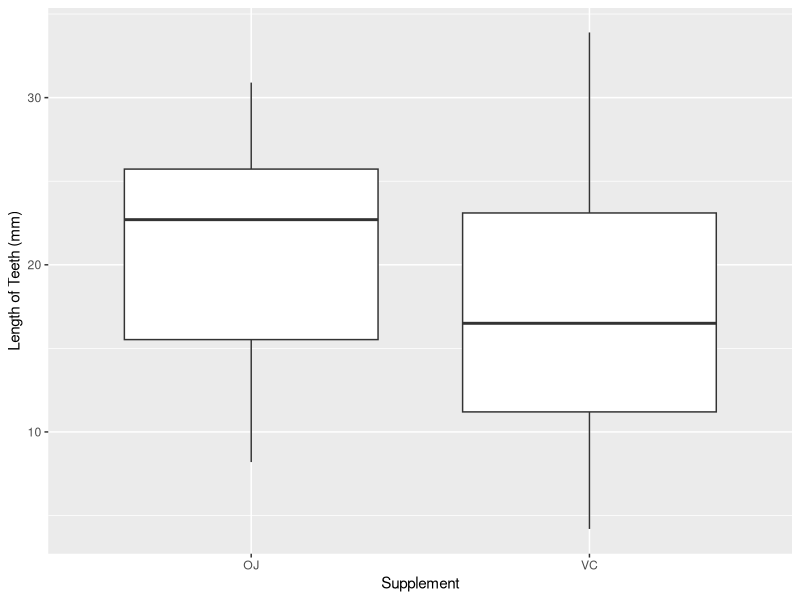
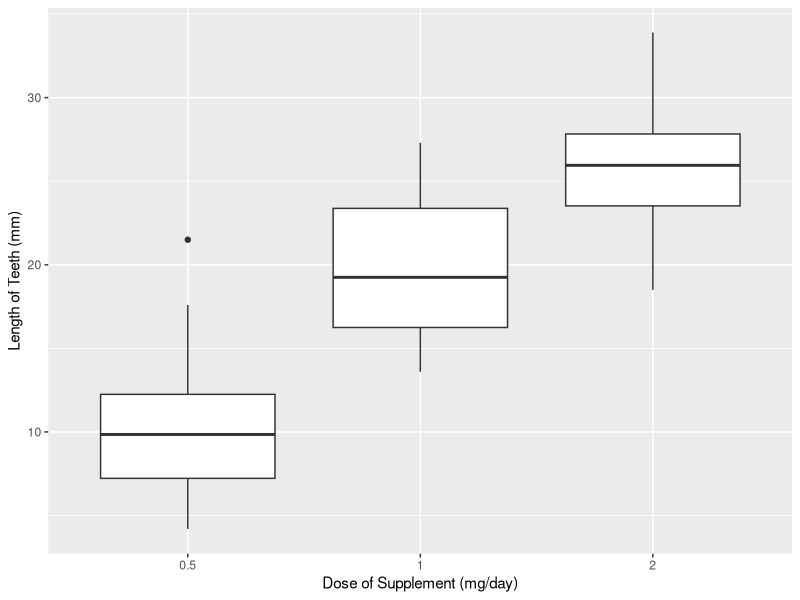

Generate these figures, in order, with R:
## ---- chunk 1
#| echo: true
#| label: creating-a-plot
#| message: false
#| layout-ncol: 2
#| fig-align: "center"
#| fig-cap:
#| - "boxplot of tooth growth given supplement method"
#| - "boxplot of tooth growth given supplement dosage"

library(tidyverse)

ggplot(data = ToothGrowth, 
       mapping = aes(x = supp, y = len)) +
  geom_boxplot() +
  labs(x = "Supplement", y = "Length of Teeth (mm)")

ToothGrowth %>% 
  mutate(dose = as.factor(dose)) %>% 
  ggplot(mapping = aes(x = dose, y = len)) +
  geom_boxplot() +
  labs(x = "Dose of Supplement (mg/day)", y = "Length of Teeth (mm)")
## ---- chunk 2
#|echo: false

#code for running the t-test with a 95% confidence level.
#assuming unequal variance and two-sided alternative.
t.test(len ~ supp, data = ToothGrowth, mu = 0, alternative = "two.sided", conf.level = 0.95, var.equal = FALSE)
